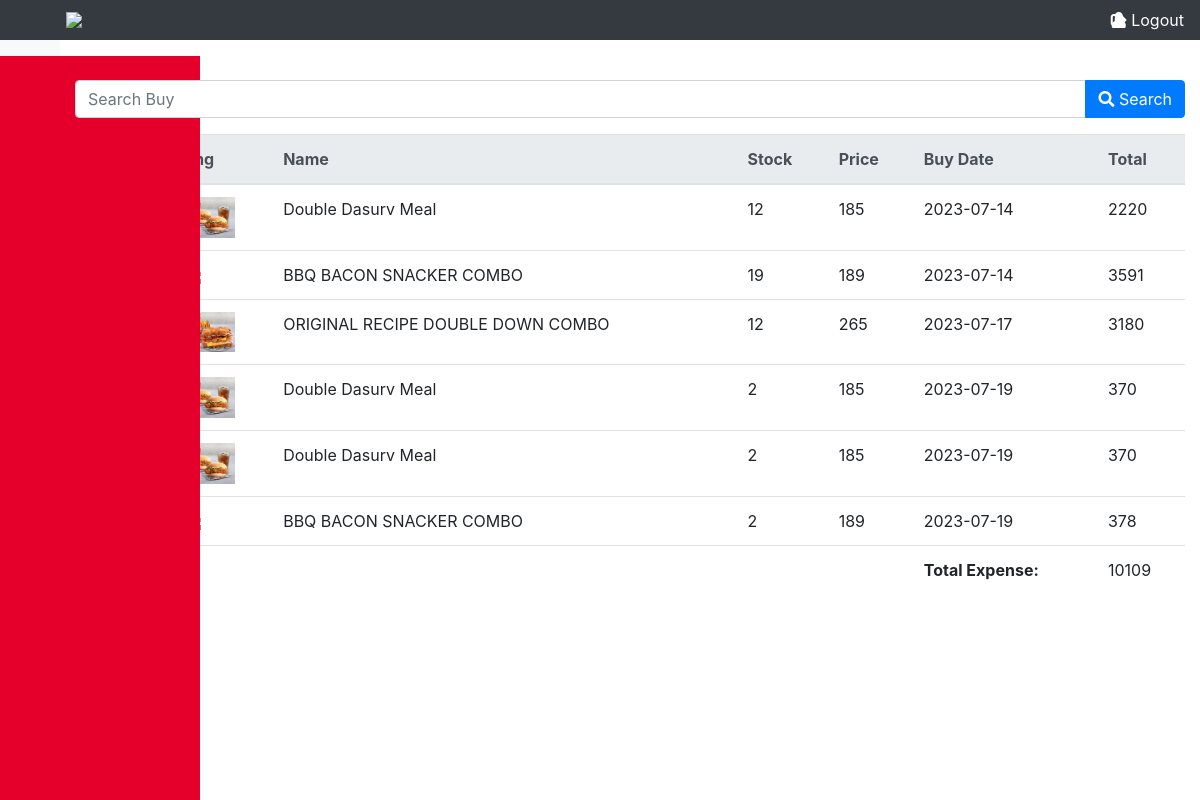
Page /index.php/buy/search on the committed database.
### tables this page shows
CREATE TABLE `tbl_buy` (
  `buy_id` int(60) NOT NULL,
  `img` varchar(90) DEFAULT NULL,
  `name` varchar(60) DEFAULT NULL,
  `stock` int(60) DEFAULT NULL,
  `price` int(60) DEFAULT NULL,
  `datebuy` date DEFAULT NULL,
  `totalexp` int(90) DEFAULT NULL
);

### application/controllers/buy.php (called while the page is built, shortened)
<?php
    class Buy extends CI_controller {
        public function __construct(){
            $this->load->library('session');
            $this->load->model('Buy_model');
        }
        public function search() {
            $keyword = $this->input->post('keyword');
            $data['buys'] = $this->Buy_model->search_buy($keyword);
            $user = $this->session->userData('user');
            $data['user'] = $user;
            $this->load->view('show_buy', $data);
        }
    }
?>

### index.php (called while the page is built, shortened)
<?php
require_once BASEPATH.'core/CodeIgniter.php';

### application/models/Buy_model.php (called while the page is built, shortened)
<?php
    class Buy_model extends CI_model {
        public function search_buy($keyword) {
            $this->db->like('buy_id', $keyword);
            $this->db->or_like('name', $keyword);
            $this->db->or_like('datebuy', $keyword);
            return $this->db->get('tbl_buy')->result_array();
        }
    }
?>

### application/views/show_buy.php (the view, shortened to what this page needs)
<!DOCTYPE html>
<html lang="en">
<head>
    <link rel="stylesheet" href="https://maxcdn.bootstrapcdn.com/bootstrap/4.0.0/css/bootstrap.min.css">
    <link rel="stylesheet" href="https://stackpath.bootstrapcdn.com/bootstrap/4.5.2/css/bootstrap.min.css">
    <link rel="stylesheet" href="https://cdnjs.cloudflare.com/ajax/libs/font-awesome/5.15.3/css/all.min.css">
</head>
<body>
    <div class="content">
        <nav class="navbar navbar-dark bg-dark">
            <img src="https://www.kfc.com.ph/Content/OnlineOrderingImages/Shared/logo.svg"
                style="width: 60px; height: auto; margin-left: 50px;">
            <a class="text-white"><i class="fas fa-user"></i>
            </a>
            <a class="logoutlink" href="<?php echo site_url('dashboard/logout'); ?>"><i class="fas fa-sign-out-alt"></i>
                Logout</a>
        </nav>
        <div class="sidebar">
        </div>
    </div>
    <div class="container">
        <form action="<?php echo site_url('buy/search'); ?>" method="post" class="mb-3">
            <div class="input-group">
                <input type="text" class="form-control" placeholder="Search Buy" name="keyword">
                <div class="input-group-append">
                    <button class="btn btn-primary" type="submit"><i class="fas fa-search"></i> Search</button>
                </div>
            </div>
        </form>
        <table class="table">
            <thead class="thead-light">
                <tr>
                    <th>Buy ID</th>
                    <th>img</th>
                    <th>Name</th>
                    <th>Stock</th>
                    <th>Price</th>
                    <th>Buy Date</th>
                    <th>Total</th>
                </tr>
            </thead>
            <tbody>
                <?php foreach ($buys as $buy): ?>
                    <tr>
                        <td>
                        </td>
                        <td>
                            <div>
                                <img style='width: 50px; height: auto;'
                                    src="<?php echo UPLOADS_BASE_URL . $buy['img']; ?>" />
                            </div>
                        </td>
                        <td>
                            <?php echo $buy['name']; ?>
                        </td>
                        <td>
                            <?php echo $buy['stock']; ?>
                        </td>
                        <td>
                            <?php echo $buy['price']; ?>
                        </td>
                        <td>
                            <?php echo $buy['datebuy']; ?>
                        </td>
                        <td>
                            <?php echo $buy['totalexp']; ?>
                        </td>
                    </tr>
                <?php endforeach; ?>
            </tbody>
            <tfoot class="tfoot-light">
                <tr>
                    <td></td>
                    <td></td>
                    <td></td>
                    <td><strong>Total Expense:</strong></td>
                    <td>
                        <?php
                        $total = 0;
                        foreach ($buys as $buy) {
                            $total += $buy['totalexp'];
                        }
                        echo $total;
                        ?>
                    </td>
                </tr>
            </tfoot>
        </table>
    </div>
</body>
</html>

### application/views/show_buy.php (style rules this page uses)
body { display: flex; min-height: 100vh; }
.container { margin-top: 80px; }
.navbar { position: fixed; top: 0; left: 0; width: 100%; z-index: 999; }
.logoutlink { color: white; margin-left: -500px; }
.sidebar { position: fixed; top: 56px; left: 0; height: 100%; width: 200px; background-color: #E4002B; color: #fff; padding-top: 20px; padding-top: 50px; }
.content { flex-grow: 1; background-color: #f8f9fa; padding: 20px; }

### rows in the picture
tbl_buy: img (picture), name "Double Dasurv Meal", stock "12", price "185", datebuy "2023-07-14", totalexp "2220"
tbl_buy: name "BBQ BACON SNACKER COMBO", stock "19", price "189", datebuy "2023-07-14", totalexp "3591"
tbl_buy: img (picture), name "ORIGINAL RECIPE DOUBLE DOWN COMBO", stock "12", price "265", datebuy "2023-07-17", totalexp "3180"
tbl_buy: img (picture), name "Double Dasurv Meal", stock "2", price "185", datebuy "2023-07-19", totalexp "370"
tbl_buy: img (picture), name "Double Dasurv Meal", stock "2", price "185", datebuy "2023-07-19", totalexp "370"
tbl_buy: name "BBQ BACON SNACKER COMBO", stock "2", price "189", datebuy "2023-07-19", totalexp "378"

### other values in the picture
$total "10109"
